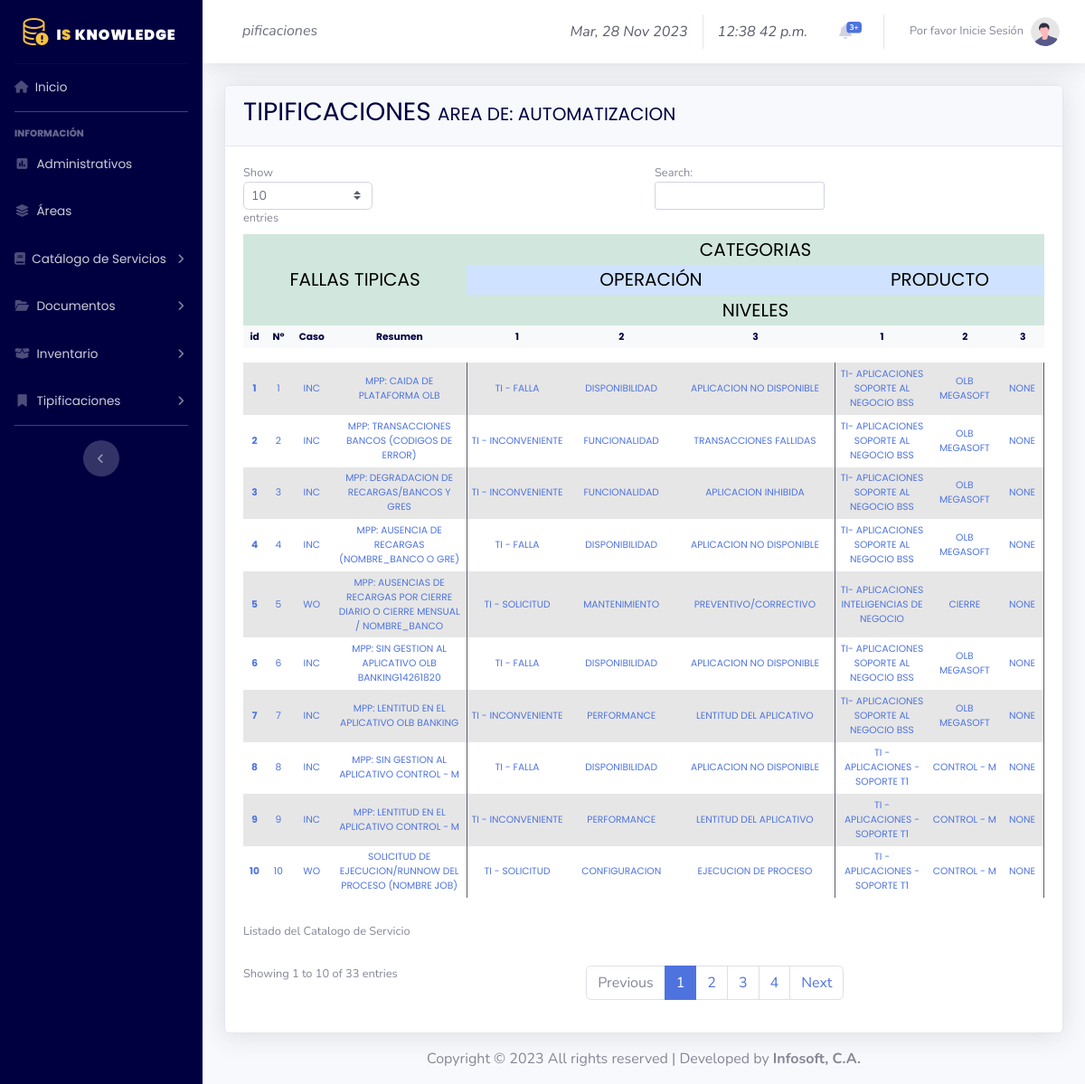
/tipificaciones/index.php?tipificaciones=3&area=automatizacion&value=1, run on an earlier commit of the app's database.
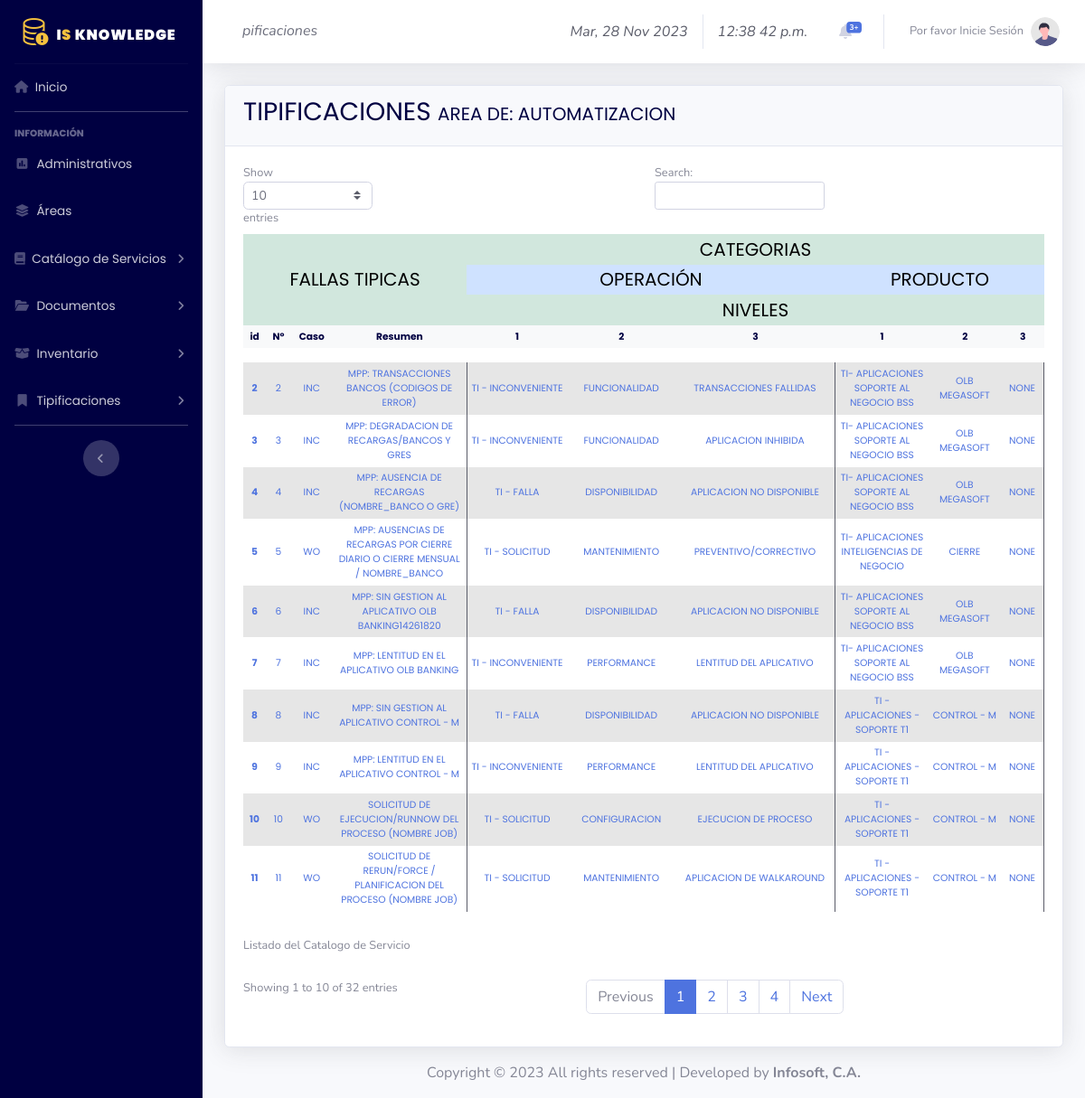
And on a later commit of the database.
### tables this page shows
CREATE TABLE `ke_tipificaciones` (
  `KET_ID` int NOT NULL,
  `KET_ORDER` int NOT NULL,
  `KET_AREA` varchar(255) NOT NULL,
  `KET_TYPE_CASO` varchar(255) NOT NULL,
  `KET_RESUMEN` varchar(255) NOT NULL,
  `KET_OPERACIONES1` varchar(255) NOT NULL,
  `KET_OPERACIONES2` varchar(255) NOT NULL,
  `KET_OPERACIONES3` varchar(255) NOT NULL,
  `KET_PRODUCTO1` varchar(255) NOT NULL,
  `KET_PRODUCTO2` varchar(255) NOT NULL,
  `KET_PRODUCTO3` varchar(255) NOT NULL,
  `KET_CREATION_DATE` date NOT NULL,
  `KET_CREATION_USER` varchar(255) NOT NULL,
  `KET_UPDATE_DATE` date NOT NULL,
  `KET_UPDATE_USER` varchar(255) NOT NULL
);

### conexion/tipificaciones/tipificaciones_filtros.php (called while the page is built, shortened)
<?php
include '../conexion/conexion.php';
$link = $_GET["area"];
$sql = "SELECT * FROM `ke_tipificaciones` where KET_AREA = '$link'";
$result = mysqli_query ($conex, $sql);
print_r(mysqli_error($conex));
print_r(mysqli_error($conex));
print_r(mysqli_error($conex));
print_r(mysqli_error($conex));
print_r(mysqli_error($conex));
print_r(mysqli_error($conex));
print_r(mysqli_error($conex));
print_r(mysqli_error($conex));
print_r(mysqli_error($conex));
print_r(mysqli_error($conex));
?>

### Tipificaciones/tabla.php (the view, shortened to what the rows shown need)
<?php
     if(isset($_SESSION['userId']) && $_SESSION['typeId'] == 1)  {?>
<div class="card shadow">
    <div class="card-header text-uppercase">
        <p class="h3 titulo obj" id="card">TIPIFICACIONES
            <strong class="h5"> Area de:
                <?php if(isset($_GET["area"])!= null){ echo $link; }else{echo ""; } ?>
            </strong>
        </p>
    </div>
    <div class="card-body small">
        <div class="table-responsive">
            <table class="table table-sm table-striped text-center align-middle table-borderless tabla" width="100%" cellspacing="0" id="dataTable">
                <thead class="table-light">
                    <tr>
                        <th colspan="4" rowspan="3" class="table-success h5 text-uppercase text-center align-middle">Fallas tipicas</th>
                        <th colspan="6" class="table-success h5 text-uppercase text-center">Categorias</th>
                        <th colspan="2" rowspan="3" class="table-success h5 text-uppercase text-center align-middle">Acciones</th>
                    </tr>
                    <tr>
                        <th colspan="3" class="h5 text-uppercase text-center table-primary">Operación</th>
                        <th colspan="3" class="h5 text-uppercase text-center table-primary">Producto</th>
                    </tr>
                    <tr>
                        <th colspan="6" class="table-success h5 text-uppercase text-center">Niveles</th>
                    </tr>
                    <tr>
                        <th white="0.5px">id</th>
                        <th white="0.5px">N°</th>
                        <th>Caso</th>
                        <th class="">Resumen</th>
                        <th>1</th>
                        <th>2</th>
                        <th>3</th>
                        <th>1</th>
                        <th>2</th>
                        <th>3</th>
                        <th style="width: 6%;">Editar</th>
                        <th style="width: 6%;">Eliminar</th>
                    </tr>
                </thead>
                <tbody class="table-group-divider">
                    <tr>
                        <?php  if(isset($_GET["value"]) == null){ echo "No existen Datos Actualmente!"; }else { foreach ($result as $r) { ?>
                        <th class="text-primary align-middle " white="0.5px"><?= $r['KET_ID']?></th>
                        <td class="text-primary align-middle" white="0.5px" ><?= $r['KET_ORDER'];?></td>
                        <td class="text-primary align-middle"><?= $r['KET_TYPE_CASO']; ?></td>
                        <td class="text-primary align-middle border-end border-dark"><?= $r['KET_RESUMEN']; ?></td>
                        <td class="text-primary align-middle"><?= $r['KET_OPERACIONES1']; ?></td>
                        <td class="text-primary align-middle"><?= $r['KET_OPERACIONES2']; ?></td>
                        <td class="text-primary align-middle border-end border-dark"><?= $r['KET_OPERACIONES3']; ?></td>
                        <td class="text-primary align-middle"><?= $r['KET_PRODUCTO1']; ?></td>
                        <td class="text-primary align-middle"><?= $r['KET_PRODUCTO2']; ?></td>
                        <td class="text-primary align-middle border-end border-dark"><?= $r['KET_PRODUCTO3']; ?></td>
                        <td style="width: 6%;">
                            <a role="button" class="d-none d-sm-inline-block btn btn-primary btn-sm icon-t" data-bs-toggle="modal" href="#edit<?= $r['KET_ID']?>">
                                <i class="fas fa-user-pen fa-sm text-white" ></i> Editar
                            </a>
                        </td>
                        <td style="width: 6%;">
                            <a role="button" class="d-none d-sm-inline-block btn btn-secondary btn-sm icon-t" data-bs-toggle="modal" href="#delete<?= $r['KET_ID']?>">
                                <i class="fas fa-trash-alt fa-sm text-white" ></i> Eliminar
                            </a>
                        </td>
                        <?php include ('../modals/tipificaciones/edit.php')?>
                        <?php include ('../modals/tipificaciones/delete.php')?>
                    </tr>
                    <?php } } ?>
                    <caption>Listado del Catalogo de Servicio</caption>
                </tbody>
            </table>
        </div>
    </div>
</div>
<?php } if(!isset($_SESSION['userId']) || $_SESSION['typeId'] == 2){?>
    <div class="card shadow">
    <div class="card-body small">
        <div class="table-responsive">
        <table class="table table-sm table-striped text-center align-middle table-borderless tabla" width="100%" cellspacing="0" id="dataTable">
                <thead class="table-light">
                    <tr>
                        <th colspan="4" rowspan="3" class="table-success h5 text-uppercase text-center align-middle">Fallas tipicas</th>
                        <th colspan="6" class="table-success h5 text-uppercase text-center">Categorias</th>
                    </tr>
                    <tr>
                        <th colspan="3" class="h5 text-uppercase text-center table-primary">Operación</th>
                        <th colspan="3" class="h5 text-uppercase text-center table-primary">Producto</th>
                    </tr>
                    <tr>
                        <th colspan="6" class="table-success h5 text-uppercase text-center">Niveles</th>
                    </tr>
                    <tr>
                        <th white="0.5px">id</th>
                        <th white="0.5px">N°</th>
                        <th>Caso</th>
                        <th class="">Resumen</th>
                        <th>1</th>
                        <th>2</th>
                        <th>3</th>
                        <th>1</th>
                        <th>2</th>
                        <th>3</th>
                    </tr>
                </thead>
                <tbody class="table-group-divider">
                    <tr>
                        <?php  if(isset($_GET["value"]) == null){ echo "No existen Datos Actualmente!"; }else { foreach ($result as $r) { ?>
                        <th class="text-primary align-middle " white="0.5px"><?= $r['KET_ID']?></th>
                        <td class="text-primary align-middle" white="0.5px" ><?= $r['KET_ORDER'];?></td>
                        <td class="text-primary align-middle"><?= $r['KET_TYPE_CASO']; ?></td>
                        <td class="text-primary align-middle border-end border-dark"><?= $r['KET_RESUMEN']; ?></td>
                        <td class="text-primary align-middle"><?= $r['KET_OPERACIONES1']; ?></td>
                        <td class="text-primary align-middle"><?= $r['KET_OPERACIONES2']; ?></td>
                        <td class="text-primary align-middle border-end border-dark"><?= $r['KET_OPERACIONES3']; ?></td>
                        <td class="text-primary align-middle"><?= $r['KET_PRODUCTO1']; ?></td>
                        <td class="text-primary align-middle"><?= $r['KET_PRODUCTO2']; ?></td>
                        <td class="text-primary align-middle border-end border-dark"><?= $r['KET_PRODUCTO3']; ?></td>
                    </tr>
                    <?php } } ?>
                    <caption>Listado del Catalogo de Servicio</caption>
                </tbody>
            </table>
        </div>
    </div>
</div>
<?php }?>

What changed in the data, as far as the page shows it:
removed ke_tipificaciones: KET_ID "1", KET_ORDER "1", KET_TYPE_CASO "INC", KET_RESUMEN "MPP: CAIDA DE PLATAFORMA OLB", KET_OPERACIONES1 "TI - FALLA", KET_OPERACIONES2 "DISPONIBILIDAD", KET_OPERACIONES3 "APLICACION NO DISPONIBLE", KET_PRODUCTO1 "TI- APLICACIONES SOPORTE AL NEGOCIO BSS", KET_PRODUCTO2 "OLB MEGASOFT", KET_PRODUCTO3 "NONE"
now on this page (row unchanged): ke_tipificaciones: KET_ID "11", KET_ORDER "11", KET_TYPE_CASO "WO", KET_RESUMEN "SOLICITUD DE RERUN/FORCE / PLANIFICACION DEL PROCESO (NOMBRE JOB)", KET_OPERACIONES1 "TI - SOLICITUD", KET_OPERACIONES2 "MANTENIMIENTO", KET_OPERACIONES3 "APLICACION DE WALKAROUND", KET_PRODUCTO1 "TI - APLICACIONES - SOPORTE T1", KET_PRODUCTO2 "CONTROL - M", KET_PRODUCTO3 "NONE"
Also different on the page:
text written by a page script: "Show entries Search: Showing 1 to 10 of 33 entries Previous 1 2 3 4 Next" → "Show entries Search: Showing 1 to 10 of 32 entries Previous 1 2 3 4 Next"
